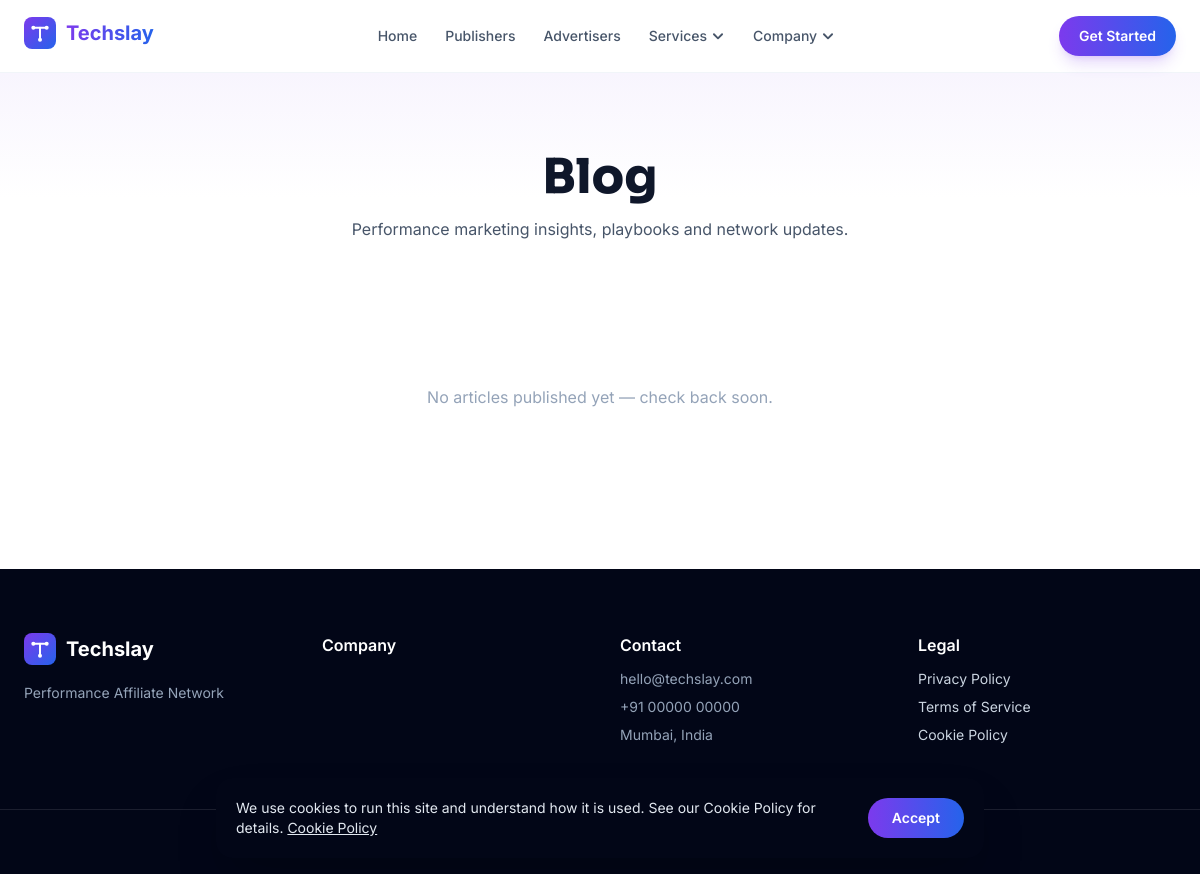
Before: /blog?category=network-updates with the older database file.
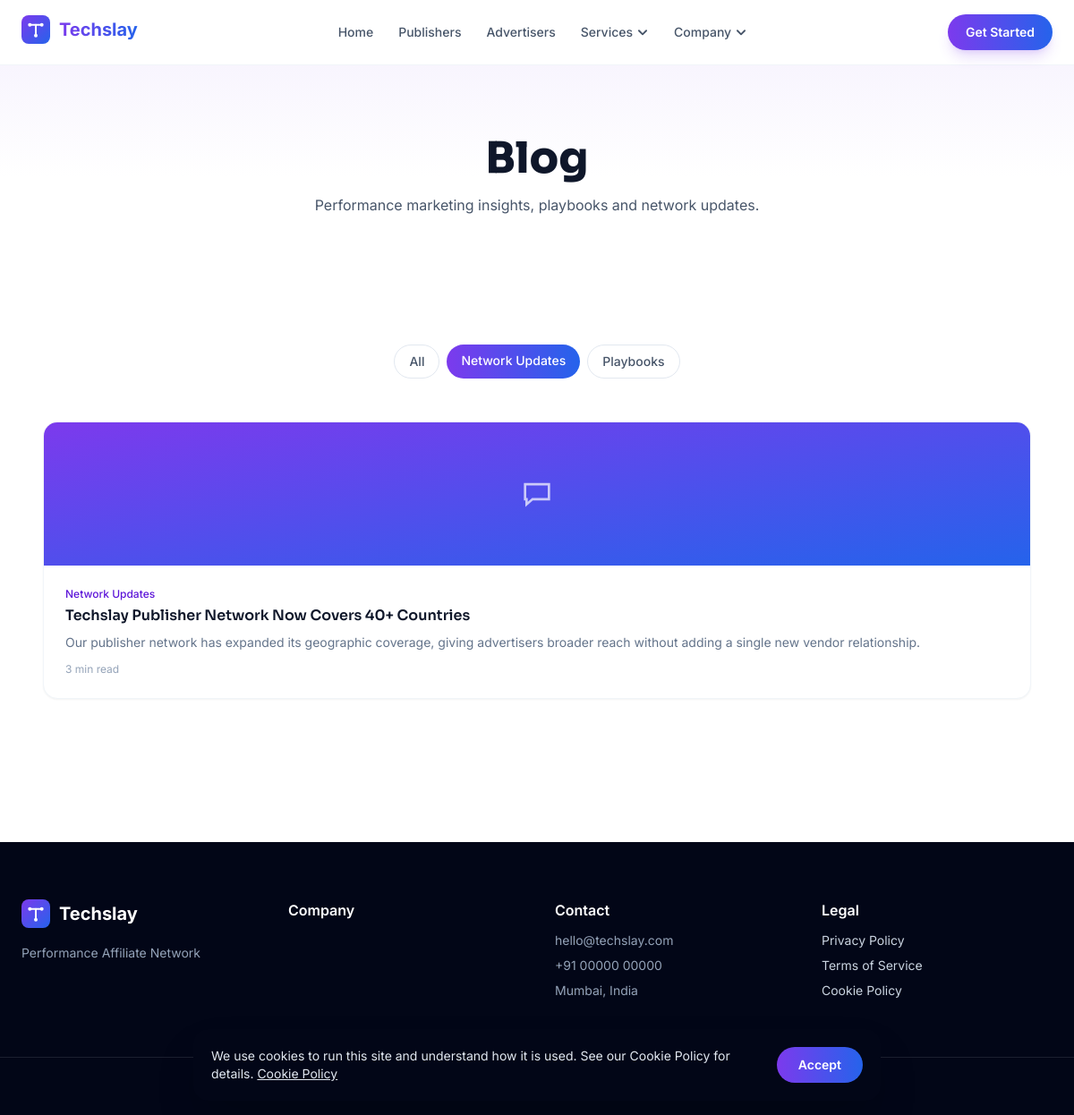
After: the same page with the newer database file.
### tables this page shows
CREATE TABLE menu_items (
    id INT UNSIGNED AUTO_INCREMENT PRIMARY KEY,
    menu_id INT UNSIGNED NOT NULL,
    parent_id INT UNSIGNED DEFAULT NULL,
    label VARCHAR(100) NOT NULL,
    url VARCHAR(500) NOT NULL,
    target ENUM('_self','_blank') NOT NULL DEFAULT '_self',
    icon VARCHAR(60) DEFAULT NULL,
    sort_order INT NOT NULL DEFAULT 0,
    status ENUM('published','draft') NOT NULL DEFAULT 'published',
    created_at DATETIME NOT NULL DEFAULT CURRENT_TIMESTAMP,
    CONSTRAINT fk_menu_items_menu FOREIGN KEY (menu_id) REFERENCES menus(id) ON DELETE CASCADE,
    CONSTRAINT fk_menu_items_parent FOREIGN KEY (parent_id) REFERENCES menu_items(id) ON DELETE CASCADE,
    INDEX idx_menu_items_menu (menu_id),
    INDEX idx_menu_items_sort (sort_order)
);

CREATE TABLE blog_categories (
    id INT UNSIGNED AUTO_INCREMENT PRIMARY KEY,
    name VARCHAR(100) NOT NULL,
    slug VARCHAR(100) NOT NULL UNIQUE,
    description VARCHAR(255) DEFAULT NULL,
    created_at DATETIME NOT NULL DEFAULT CURRENT_TIMESTAMP
);

CREATE TABLE blog_posts (
    id INT UNSIGNED AUTO_INCREMENT PRIMARY KEY,
    category_id INT UNSIGNED DEFAULT NULL,
    author_id INT UNSIGNED DEFAULT NULL,
    featured_image_id INT UNSIGNED DEFAULT NULL,
    featured_image VARCHAR(500) DEFAULT NULL COMMENT 'Public path, set via the Media Picker (same convention as every other CMS image field)',
    title VARCHAR(255) NOT NULL,
    slug VARCHAR(255) NOT NULL UNIQUE,
    excerpt VARCHAR(500) DEFAULT NULL,
    content LONGTEXT NOT NULL,
    table_of_contents JSON DEFAULT NULL,
    reading_time_minutes SMALLINT UNSIGNED NOT NULL DEFAULT 0,
    views INT UNSIGNED NOT NULL DEFAULT 0,
    status ENUM('published','draft','scheduled','trashed') NOT NULL DEFAULT 'draft',
    scheduled_at DATETIME DEFAULT NULL,
    published_at DATETIME DEFAULT NULL,
    deleted_at DATETIME DEFAULT NULL,
    created_at DATETIME NOT NULL DEFAULT CURRENT_TIMESTAMP,
    updated_at DATETIME NOT NULL DEFAULT CURRENT_TIMESTAMP ON UPDATE CURRENT_TIMESTAMP,
    CONSTRAINT fk_blog_posts_category FOREIGN KEY (category_id) REFERENCES blog_categories(id) ON DELETE SET NULL,
    CONSTRAINT fk_blog_posts_author FOREIGN KEY (author_id) REFERENCES authors(id) ON DELETE SET NULL,
    CONSTRAINT fk_blog_posts_featured_image FOREIGN KEY (featured_image_id) REFERENCES media(id) ON DELETE SET NULL,
    INDEX idx_blog_posts_status (status),
    INDEX idx_blog_posts_published (published_at),
    FULLTEXT INDEX ft_blog_posts_search (title, excerpt)
);

### app/Core/Icon.php (the view, shortened to what the changed rows need)
<?php
final class Icon
{
    public static function render(?string $key, string $classes = 'w-6 h-6'): string
    {
        $path = self::PATHS[$key ?? ''] ?? self::PATHS[self::DEFAULT_KEY];
        return '<svg xmlns="http://www.w3.org/2000/svg" viewBox="0 0 24 24" fill="none" stroke="currentColor" '
            . 'stroke-width="1.6" stroke-linecap="round" class="' . htmlspecialchars($classes, ENT_QUOTES, 'UTF-8') . '">'
            . $path . '</svg>';
    }
}

### app/Core/Router.php (shortened to what the changed rows need)
<?php
final class Router
{
    private array $routes = [];
    private string $groupPrefix = '';
    private array $groupMiddleware = [];
    public function group(string $prefix, array $middleware, callable $callback): void
    {
        $previousPrefix = $this->groupPrefix;
        $previousMiddleware = $this->groupMiddleware;
        $this->groupPrefix = $previousPrefix . $prefix;
        $this->groupMiddleware = array_merge($previousMiddleware, $middleware);
        $this->groupPrefix = $previousPrefix;
        $this->groupMiddleware = $previousMiddleware;
    }
    private function addRoute(string $method, string $uri, array $action, array $middleware): void
    {
        $fullUri = rtrim($this->groupPrefix . $uri, '/');
        $fullUri = $fullUri === '' ? '/' : $fullUri;
        $this->routes[] = [
            'method' => $method,
            'uri' => $fullUri,
            'action' => $action,
            'middleware' => array_merge($this->groupMiddleware, $middleware),
            'pattern' => $this->toPattern($fullUri),
        ];
    }
    private function toPattern(string $uri): string
    {
        $pattern = preg_replace('#\{([a-zA-Z_]+)\}#', '(?P<$1>[^/]+)', $uri);
        return '#^' . $pattern . '$#';
    }
    public function dispatch(): void
    {
        $method = Request::method();
        $uri = Request::uri();
        foreach ($this->routes as $route) {
            if ($route['method'] !== $method) {
                continue;
            }
            if (!preg_match($route['pattern'], $uri, $matches)) {
                continue;
            }
            $params = array_filter($matches, static fn ($key) => !is_int($key), ARRAY_FILTER_USE_KEY);
            $params = array_map(
                static fn ($value) => ctype_digit($value) ? (int) $value : $value,
                $params
            );
            [$controllerClass, $method2] = $route['action'];
            $controller = new $controllerClass();
            $controller->$method2(...array_values($params));
            return;
        }
    }
}

### app/Views/front/blog/index.php (shortened to what the changed rows need)
<?php
$featured = $currentPage === 1 && $activeCategory === '' ? ($posts[0] ?? null) : null;
$gridPosts = $featured !== null ? array_slice($posts, 1) : $posts;
$gridColsClass = match (true) {
    count($gridPosts) >= 3 => 'lg:grid-cols-3',
    count($gridPosts) === 2 => 'lg:grid-cols-2',
    default => 'lg:grid-cols-1',
};
$thumb = static function (array $post): ?string {
    return $post['featured_image'] ?? null;
};
?>
<section class="py-20 bg-gradient-to-b from-brand-50 via-white to-white">
  <div class="max-w-3xl mx-auto px-6 text-center">
    <h1 class="text-4xl md:text-5xl font-extrabold text-slate-900">Blog</h1>
    <p class="mt-4 text-slate-600">Performance marketing insights, playbooks and network updates.</p>
  </div>
</section>
<section class="py-16">
  <div class="max-w-6xl mx-auto px-6">
    <?php if ($categories !== []): ?>
      <div class="flex flex-wrap justify-center gap-2 mb-12">
        <a href="<?= View::url('blog') ?>" class="px-4 py-2 rounded-full text-sm font-medium transition <?= $activeCategory === '' ? 'bg-gradient-to-r from-brand-500 to-accent-500 text-white' : 'bg-white border border-slate-200 text-slate-600 hover:border-brand-300' ?>">All</a>
        <?php foreach ($categories as $cat): ?>
          <a href="<?= View::url('blog?category=' . $cat['slug']) ?>" class="px-4 py-2 rounded-full text-sm font-medium transition <?= $activeCategory === $cat['slug'] ? 'bg-gradient-to-r from-brand-500 to-accent-500 text-white' : 'bg-white border border-slate-200 text-slate-600 hover:border-brand-300' ?>"><?= View::e($cat['name']) ?></a>
        <?php endforeach; ?>
      </div>
    <?php endif; ?>
    <?php if ($posts === []): ?>
      <p class="text-center text-slate-400">No articles published yet — check back soon.</p>
    <?php else: ?>
      <?php if ($gridPosts !== []): ?>
        <div class="grid sm:grid-cols-2 <?= $gridColsClass ?> gap-6">
          <?php foreach ($gridPosts as $post): ?>
            <a href="<?= View::url('blog/' . $post['slug']) ?>" class="group rounded-2xl overflow-hidden bg-white border border-slate-100 shadow-sm hover:shadow-lg hover:-translate-y-0.5 transition-all duration-200 block">
              <div class="h-40 bg-gradient-to-br from-brand-500 to-accent-500 flex items-center justify-center overflow-hidden">
                <?php if ($thumb($post)): ?>
                  <img src="<?= View::e(View::url(ltrim($thumb($post), '/'))) ?>" alt="<?= View::e($post['title']) ?>" class="w-full h-full object-cover group-hover:scale-105 transition-transform duration-300">
                <?php else: ?>
                  <?= Icon::render('chat-bubble', 'w-10 h-10 text-white/70') ?>
                <?php endif; ?>
              </div>
              <div class="p-6">
                <?php if ($post['category_name']): ?><div class="text-xs font-medium text-brand-600 mb-1"><?= View::e($post['category_name']) ?></div><?php endif; ?>
                <h3 class="font-semibold text-slate-900 group-hover:text-brand-600 transition"><?= View::e($post['title']) ?></h3>
                <p class="mt-2 text-sm text-slate-500"><?= View::e($post['excerpt'] ?? '') ?></p>
                <div class="mt-3 text-xs text-slate-400"><?= (int) $post['reading_time_minutes'] ?> min read</div>
              </div>
            </a>
          <?php endforeach; ?>
        </div>
      <?php endif; ?>
    <?php endif; ?>
  </div>
</section>

### app/Views/front/layouts/main.php (shortened to what the changed rows need)
<?php
$companyGroupSlugs = ['about', 'technology', 'case-studies', 'blog'];
$navPrimary = [];
$navCompany = [];
foreach ($headerMenu ?? [] as $item) {
    $slug = trim($item['url'], '/');
    if (in_array($slug, ['services', 'contact'], true)) {
        continue;
    }
    if (in_array($slug, $companyGroupSlugs, true)) {
        $navCompany[] = $item;
        continue;
    }
    $navPrimary[] = $item;
}
$megaServices = Service::published();
?>
<!doctype html>
<html lang="en">
<head>
</head>
<body class="bg-white text-slate-800 antialiased">
<?php View::partial('partials.header-nav', [
  'navPrimary' => $navPrimary,
  'navCompany' => $navCompany,
  'megaServices' => $megaServices,
]); ?>
<main><?= $content ?></main>
<footer class="bg-slate-950 text-slate-300 mt-24">
  <div class="max-w-7xl mx-auto px-6 py-16 grid grid-cols-1 md:grid-cols-4 gap-10">
    <div>
      <div class="mb-3"><?php View::partial('partials.logo', ['variant' => 'white']); ?></div>
      <p class="text-sm text-slate-400"><?= View::e(Setting::get('branding', 'tagline', '')) ?></p>
    </div>
    <div>
      <div class="font-semibold text-white mb-3">Company</div>
    </div>
    <div>
      <div class="font-semibold text-white mb-3">Contact</div>
      <ul class="space-y-2 text-sm text-slate-400">
        <li><?= View::e(Setting::get('business', 'email', '')) ?></li>
        <li><?= View::e(Setting::get('business', 'phone', '')) ?></li>
        <li><?= View::e(Setting::get('business', 'address', '')) ?></li>
      </ul>
    </div>
    <div>
      <div class="font-semibold text-white mb-3">Legal</div>
      <ul class="space-y-2 text-sm">
        <li><a href="<?= View::url('privacy-policy') ?>" class="hover:text-white transition">Privacy Policy</a></li>
        <li><a href="<?= View::url('terms') ?>" class="hover:text-white transition">Terms of Service</a></li>
        <li><a href="<?= View::url('cookie-policy') ?>" class="hover:text-white transition">Cookie Policy</a></li>
      </ul>
    </div>
  </div>
  <div class="border-t border-white/10 py-6 text-center text-xs text-slate-500">
  </div>
</footer>
<?php View::partial('partials.cookie-banner'); ?>
</body>
</html>

### app/Views/partials/header-nav.php (shortened to what the changed rows need)
<?php
$navPrimary = $navPrimary ?? [];
$navCompany = $navCompany ?? [];
?>
<div x-data="{ openPanel: null, mobileOpen: false, mobileGroup: null }" @keydown.escape.window="openPanel = null; mobileOpen = false">
<header class="sticky top-0 z-50 glass border-b border-slate-100" @mouseleave="openPanel = null">
  <div class="max-w-7xl mx-auto px-6 py-4 flex items-center justify-between">
    <a href="<?= View::url('/') ?>"><?php View::partial('partials.logo'); ?></a>
    <nav class="hidden lg:flex items-center gap-1 text-sm font-medium text-slate-600">
      <?php foreach ($navPrimary as $item): ?>
        <a href="<?= View::url(ltrim($item['url'], '/')) ?>" class="px-3 py-2 rounded-lg hover:text-brand-600 hover:bg-slate-50 transition"><?= View::e($item['label']) ?></a>
      <?php endforeach; ?>
      <div class="relative" @mouseenter="openPanel = 'services'">
        <button type="button" @click="openPanel = openPanel === 'services' ? null : 'services'"
                class="px-3 py-2 rounded-lg inline-flex items-center gap-1 hover:bg-slate-50 transition"
                :class="openPanel === 'services' ? 'text-brand-600 bg-slate-50' : ''"
                aria-haspopup="true" :aria-expanded="openPanel === 'services'">
          Services
          <svg class="w-3.5 h-3.5 transition-transform" :class="openPanel === 'services' ? 'rotate-180' : ''" viewBox="0 0 12 12" fill="none"><path d="M2.5 4.5L6 8l3.5-3.5" stroke="currentColor" stroke-width="1.6" stroke-linecap="round" stroke-linejoin="round"/></svg>
        </button>
      </div>
      <?php if ($navCompany !== []): ?>
        <div class="relative" @mouseenter="openPanel = 'company'">
          <button type="button" @click="openPanel = openPanel === 'company' ? null : 'company'"
                  class="px-3 py-2 rounded-lg inline-flex items-center gap-1 hover:bg-slate-50 transition"
                  :class="openPanel === 'company' ? 'text-brand-600 bg-slate-50' : ''"
                  aria-haspopup="true" :aria-expanded="openPanel === 'company'">
            Company
            <svg class="w-3.5 h-3.5 transition-transform" :class="openPanel === 'company' ? 'rotate-180' : ''" viewBox="0 0 12 12" fill="none"><path d="M2.5 4.5L6 8l3.5-3.5" stroke="currentColor" stroke-width="1.6" stroke-linecap="round" stroke-linejoin="round"/></svg>
          </button>
        </div>
      <?php endif; ?>
    </nav>
    <div class="flex items-center gap-2">
      <a href="<?= View::url('contact') ?>" class="hidden md:inline-flex items-center rounded-full bg-gradient-to-r from-brand-500 to-accent-500 text-white text-sm font-semibold px-5 py-2.5 shadow-lg shadow-brand-500/20 hover:shadow-brand-500/40 transition">Get Started</a>
    </div>
  </div>
</header>
</div>

### app/Views/partials/logo.php (shortened to what the changed rows need)
<?php
$variant = $variant ?? 'color';
$withText = $withText ?? true;
$textClass = $textClass ?? '';
$siteName = Setting::get('branding', 'site_name', 'Techslay');
$uploadedLogo = Setting::get('branding', 'logo', '');
?>
<span class="inline-flex items-center gap-2.5">
  <?php if ($uploadedLogo): ?>
    <img src="<?= View::e(View::url(ltrim($uploadedLogo, '/'))) ?>" alt="<?= View::e($siteName) ?>" class="h-8 w-8 rounded-lg object-contain">
  <?php else: ?>
    <img src="<?= View::e(View::asset('images/techslay-icon.svg')) ?>" alt="<?= View::e($siteName) ?>" class="h-8 w-8" width="32" height="32">
  <?php endif; ?>
  <?php if ($withText): ?>
    <span class="text-xl font-bold <?= $variant === 'white' ? 'text-white' : 'gradient-text' ?> <?= View::e($textClass) ?>"><?= View::e($siteName) ?></span>
  <?php endif; ?>
</span>

### app/Views/partials/cookie-banner.php (shortened to what the changed rows need)
<?php
$message = Setting::get('cookie_banner', 'message', 'We use cookies to run this site and understand how it is used.');
$acceptText = Setting::get('cookie_banner', 'accept_text', 'Accept');
$learnMoreText = Setting::get('cookie_banner', 'learn_more_text', 'Cookie Policy');
?>
<div id="cookie-banner" class="hidden fixed inset-x-0 bottom-0 z-50 p-4">
  <div class="max-w-3xl mx-auto rounded-2xl bg-slate-950 text-slate-200 shadow-2xl p-5 flex flex-col sm:flex-row items-center gap-4">
    <p class="text-sm flex-1 text-center sm:text-left">
      <?= View::e($message) ?>
      <a href="<?= View::url('cookie-policy') ?>" class="underline hover:text-white"><?= View::e($learnMoreText) ?></a>
    </p>
    <button type="button" id="cookie-banner-accept"
            class="flex-shrink-0 rounded-full bg-gradient-to-r from-brand-500 to-accent-500 text-white text-sm font-semibold px-6 py-2.5 whitespace-nowrap">
      <?= View::e($acceptText) ?>
    </button>
  </div>
</div>

Changed rows visible on the page:
added blog_categories: name "Network Updates", slug "network-updates" (drawn)
added blog_categories: name "Playbooks", slug "playbooks" (drawn)
added blog_posts: category.name "Network Updates", title "Techslay Publisher Network Now Covers 40+ Countries", excerpt "Our publisher network has expanded its geographic coverage, giving advertisers broader reach without adding a single new vendor relationship.", reading_time_minutes "3"
Other visible differences:
list line gone: "No articles published yet — check back soon."
new list line: "All"
